Frame 1 (no input): blank canvas, image omitted
Frame 60 (the mouse pressed at the canvas centre just before this capture): blank canvas, image omitted
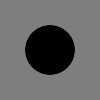
Frame 120 (the mouse held since frame 60 and released just before this capture)

The Processing sketch whose frames 1 and 60 were blank and that drew this single picture after the mouse press (run headless with seeded random() and noise(); from frame 60 on, the mouse is pressed at the canvas centre):

// Processing sketch: lab02_exercise02
// ── lab02_exercise02.pde
//======================================================//
//       Solution for Processing Lab02_exercise2        //
//                                                      //
//   Author(s): Siobhan Drohan & Mairead Meagher, WIT   //
//                                                      //
//  Description:  Animating two circles based on        // 
//                mouse location.                       //
//                                                      //
//  Instructions: Run the code by clicking the triangle //
//                button above.                         //
//======================================================//

void setup() {
  size(100, 100);
  noStroke();   
}

void draw() {
  float x = mouseX;
  float y = mouseY;
  background(126);
  //white circle
  fill(255);
  ellipse(x, y, y, y);
  //black circle
  fill(0);
  ellipse(y, x, x, x);
}
